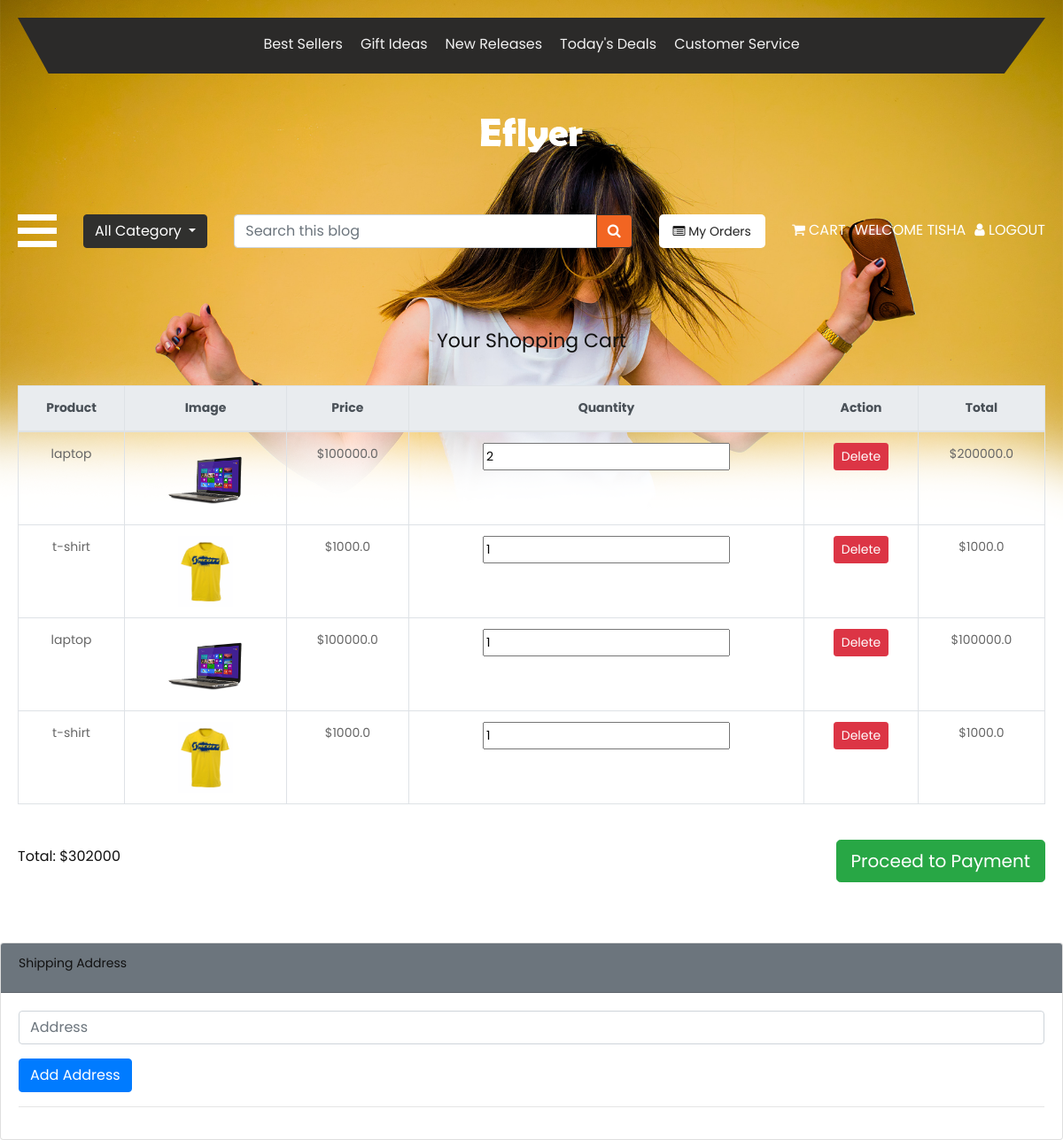
Page /cart/ (signed in) on the earlier database version.
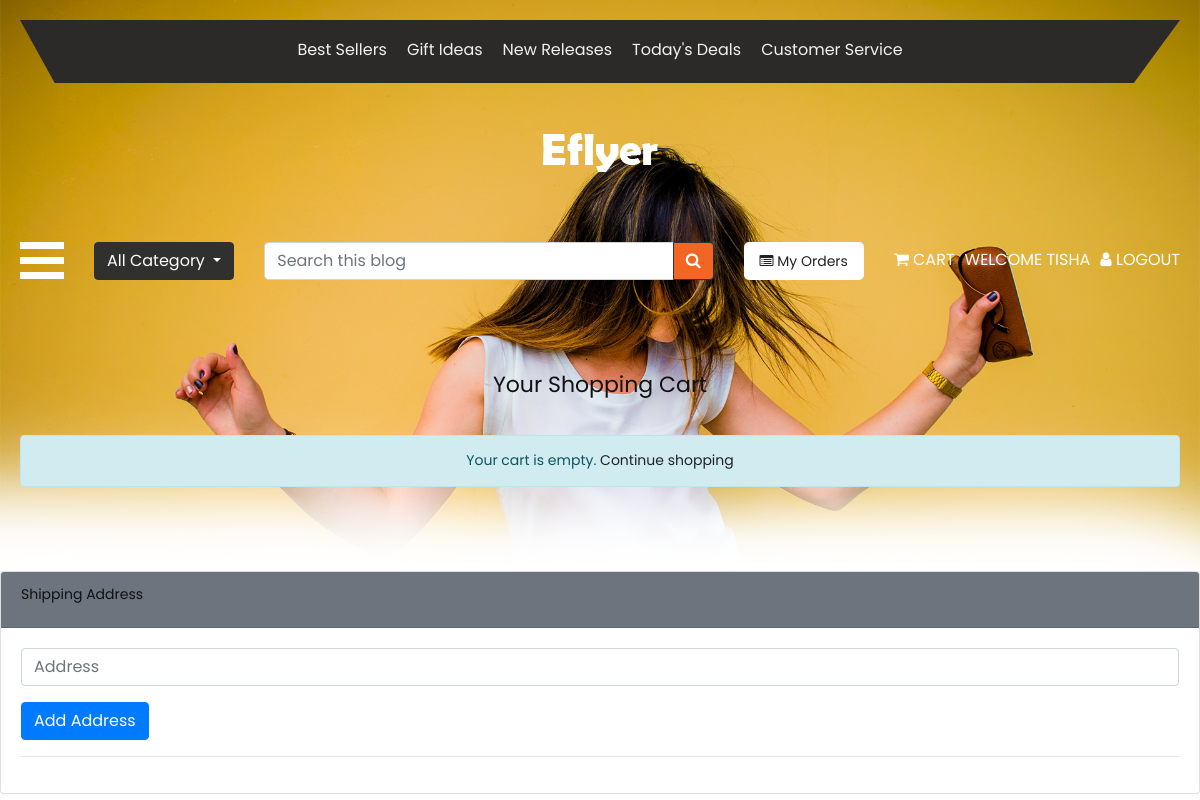
Same page on the later database version.
### myapp/models.py (models this page shows, shortened)
class Cart(models.Model):
    product=models.ForeignKey(Product,on_delete=models.CASCADE)
    user=models.ForeignKey(User,on_delete=models.CASCADE)
    qty=models.IntegerField()
    def get_total_price(self):
        return self.qty*self.product.price

class Product(models.Model):
    category = models.ForeignKey(Category,on_delete=models.CASCADE)
    name = models.CharField(max_length=50)
    price = models.FloatField()
    qty = models.IntegerField()
    desc = models.TextField()
    image = models.ImageField(upload_to="pro_image")

### myapp/views.py (the view)
# urls.py: path('cart/',cart_view, name='cart'),
@login_required(login_url="login_register")
def cart_view(request):
    carts=Cart.objects.filter(user=request.user)
    sum=0
    for c in carts:
        sum+=c.get_total_price()
    return render(request, 'cart.html',{"carts":carts,"total":int(sum)})

### myapp/templates/cart.html (shortened to what this page needs)
{% extends 'base.html' %}
{% block body %}
<div class="container mt-5 mb-5">
    <h2 class="text-center mb-4">Your Shopping Cart</h2>
{% if carts %}
    <div class="table-responsive">
        <table class="table table-bordered text-center align-middle">
            <thead class="thead-light">
                <tr>
                    <th>Product</th>
                    <th>Image</th>
                    <th>Price</th>
                    <th>Quantity</th>
                    <th>Action</th>
                    <th>Total</th>
                </tr>
            </thead>
            <tbody>
                {% for item in carts%}
                <tr>
                    <td>{{ item.product.name }}</td>
                    <td>
                        <img src="{{ item.product.image.url }}"
                             alt="{{ item.product.name }}"
                             style="height:80px;">
                    </td>
                    <td>${{ item.product.price }}</td>
  <td><input type="number" value="{{ item.qty }}" min="0" class="quantity"onchange="changeqty(this.value, '{{ item.id }}')"></td>
                    <td>
                        <button type="button" class="btn btn-danger btn-sm" onclick="removecart('{{item.id}}')">
                            Delete
                        </button>
                    </td>
                    <td>${{ item.get_total_price }}</td>
                </tr>
                {% endfor %}
            </tbody>
        </table>
    </div>
    <div class="d-flex justify-content-between align-items-center mt-4">
        <h4>Total: $<span id="amt">{{total}}</span></h4>
        <button type="button" class="btn btn-success btn-lg" id="rzp-button1">
            Proceed to Payment
        </button>
    </div>
    {% else %}
    <div class="alert alert-info text-center">
        Your cart is empty.
        <a href="{% url 'index' %}">Continue shopping</a>
    </div>
    {% endif %}
</div>
<div class="card mt-4">
    <div class="card-header bg-secondary text-white">
        <h5 class="mb-0">Shipping Address</h5>
    </div>
    <div class="card-body">
        <div class="mb-3">
            <input type="text" id="adr" placeholder="Address" class="form-control" />
        </div>
        <div class="mb-3">
            <button class="btn btn-primary" onclick="addaddress()">Add Address</button>
        </div>
        <hr>
    </div>
</div>
{% endblock %}

Differences in the rows shown:
removed Cart: product.name "laptop", product.image (picture), product.price "100000.0", qty "2", get_total_price "200000.0"
removed Cart: product.name "t-shirt", product.image (picture), product.price "1000.0", qty "1", get_total_price "1000.0"
removed Cart: product.name "laptop", product.image (picture), product.price "100000.0", qty "1", get_total_price "100000.0"
removed Cart: product.name "t-shirt", product.image (picture), product.price "1000.0", qty "1", get_total_price "1000.0"
Other differences:
{{ total }}: "302000" → (not shown)
text no longer shown: "Product Image Price Quantity Action Total Total: $ Proceed to Payment"
text now shown: "Your cart is empty. Continue shopping"
